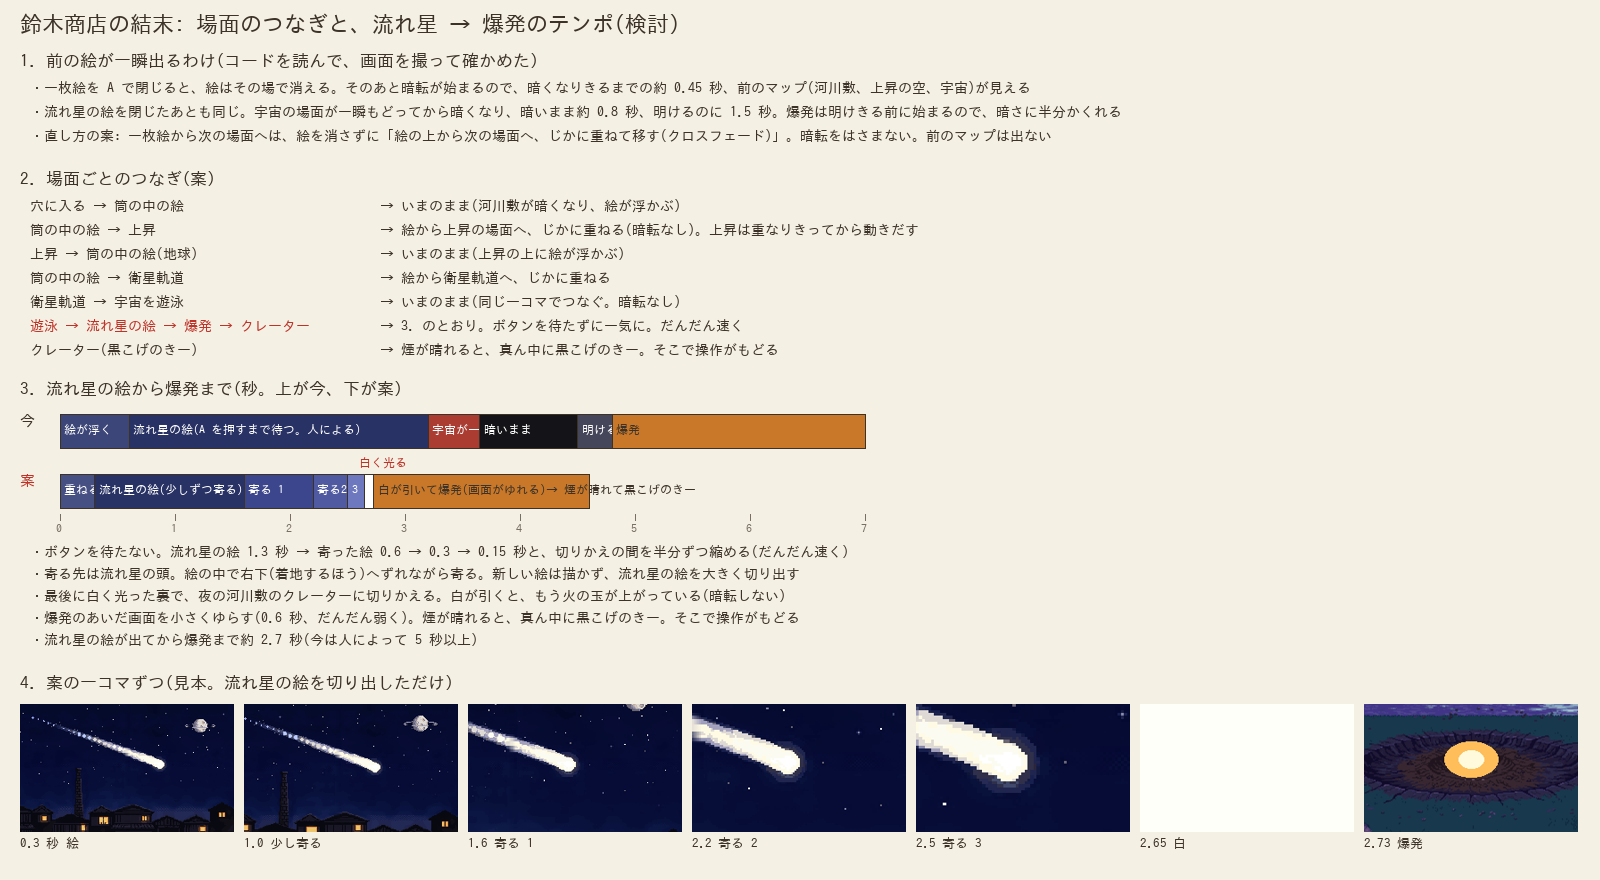

Reproduce this figure in Python.
# 鈴木商店の結末のつなぎとテンポの検討(2026-10-03、メモ 15)。今と案を、時間の帯で並べる
from PIL import Image, ImageDraw, ImageFont
F = '/usr/share/fonts/opentype/ipafont-gothic/ipag.ttf'
f = lambda s: ImageFont.truetype(F, s)
A = '/home/user/project/field/assets/worlds/suzuki/'
W, H = 1600, 880
im = Image.new('RGB', (W, H), (245, 240, 228)); d = ImageDraw.Draw(im)
INK = (60, 50, 40); RED = (190, 50, 40); MUT = (120, 110, 100)
d.text((20, 12), '鈴木商店の結末: 場面のつなぎと、流れ星 → 爆発のテンポ(検討)', fill=INK, font=f(22))
# 1. 前の絵が一瞬出るわけ
d.text((20, 52), '1. 前の絵が一瞬出るわけ(コードを読んで、画面を撮って確かめた)', fill=INK, font=f(17))
for i, s in enumerate(['・一枚絵を A で閉じると、絵はその場で消える。そのあと暗転が始まるので、暗くなりきるまでの約 0.45 秒、前のマップ(河川敷、上昇の空、宇宙)が見える',
                       '・流れ星の絵を閉じたあとも同じ。宇宙の場面が一瞬もどってから暗くなり、暗いまま約 0.8 秒、明けるのに 1.5 秒。爆発は明けきる前に始まるので、暗さに半分かくれる',
                       '・直し方の案: 一枚絵から次の場面へは、絵を消さずに「絵の上から次の場面へ、じかに重ねて移す(クロスフェード)」。暗転をはさまない。前のマップは出ない']):
    d.text((30, 80 + i * 24), s, fill=INK, font=f(14))
# 2. 場面のつなぎ(全体)
Y = 170
d.text((20, Y), '2. 場面ごとのつなぎ(案)', fill=INK, font=f(17))
rows = [('穴に入る → 筒の中の絵', 'いまのまま(河川敷が暗くなり、絵が浮かぶ)'),
        ('筒の中の絵 → 上昇', '絵から上昇の場面へ、じかに重ねる(暗転なし)。上昇は重なりきってから動きだす'),
        ('上昇 → 筒の中の絵(地球)', 'いまのまま(上昇の上に絵が浮かぶ)'),
        ('筒の中の絵 → 衛星軌道', '絵から衛星軌道へ、じかに重ねる'),
        ('衛星軌道 → 宇宙を遊泳', 'いまのまま(同じ一コマでつなぐ。暗転なし)'),
        ('遊泳 → 流れ星の絵 → 爆発 → クレーター', '3. のとおり。ボタンを待たずに一気に。だんだん速く'),
        ('クレーター(黒こげのきー)', '煙が晴れると、真ん中に黒こげのきー。そこで操作がもどる')]
for i, (a, b) in enumerate(rows):
    y = Y + 28 + i * 24
    d.text((30, y), a, fill=RED if i == 5 else INK, font=f(14)); d.text((380, y), '→ ' + b, fill=INK, font=f(14))
# 3. テンポの帯
Y3 = 380
d.text((20, Y3), '3. 流れ星の絵から爆発まで(秒。上が今、下が案)', fill=INK, font=f(17))
X0, PX = 60, 115   # 1 秒 = 115px
def ruler(y, n):
    for s in range(n + 1):
        d.line((X0 + s * PX, y, X0 + s * PX, y + 6), fill=MUT); d.text((X0 + s * PX - 4, y + 8), str(s), fill=MUT, font=f(12))
def bar(y, t0, t1, label, col, tc=(255, 255, 255)):
    d.rectangle((X0 + t0 * PX, y, X0 + t1 * PX, y + 34), fill=col, outline=INK)
    d.text((X0 + t0 * PX + 4, y + 9), label, fill=tc, font=f(12))
yA = Y3 + 34
d.text((20, yA - 2), '今', fill=INK, font=f(15))
bar(yA, 0, 0.6, '絵が浮く', (60, 70, 120))
bar(yA, 0.6, 3.2, '流れ星の絵(A を押すまで待つ。人による)', (40, 50, 100))
bar(yA, 3.2, 3.65, '宇宙が一瞬', (170, 60, 50))
bar(yA, 3.65, 4.5, '暗いまま', (20, 20, 24))
bar(yA, 4.5, 6.0, '明ける(1.5 秒)', (70, 70, 90))
bar(yA, 4.8, 7.0, '爆発', (200, 120, 40), INK)
yB = yA + 60
d.text((20, yB - 2), '案', fill=RED, font=f(15))
segs = [(0, 0.3, '重ねる', (70, 80, 130)), (0.3, 1.6, '流れ星の絵(少しずつ寄る)', (40, 50, 100)), (1.6, 2.2, '寄る 1', (60, 70, 140)),
        (2.2, 2.5, '寄る2', (80, 90, 160)), (2.5, 2.65, '3', (110, 120, 190)), (2.65, 2.73, '', (255, 255, 255)), (2.73, 4.6, '白が引いて爆発(画面がゆれる)→ 煙が晴れて黒こげのきー', (200, 120, 40))]
for t0, t1, lab, col in segs: bar(yB, t0, t1, lab, col, INK if col[0] > 150 else (255, 255, 255))
d.text((X0 + 2.6 * PX, yB - 18), '白く光る', fill=RED, font=f(12))
ruler(yB + 40, 7)
for i, s in enumerate(['・ボタンを待たない。流れ星の絵 1.3 秒 → 寄った絵 0.6 → 0.3 → 0.15 秒と、切りかえの間を半分ずつ縮める(だんだん速く)',
                       '・寄る先は流れ星の頭。絵の中で右下(着地するほう)へずれながら寄る。新しい絵は描かず、流れ星の絵を大きく切り出す',
                       '・最後に白く光った裏で、夜の河川敷のクレーターに切りかえる。白が引くと、もう火の玉が上がっている(暗転しない)',
                       '・爆発のあいだ画面を小さくゆらす(0.6 秒、だんだん弱く)。煙が晴れると、真ん中に黒こげのきー。そこで操作がもどる',
                       '・流れ星の絵が出てから爆発まで約 2.7 秒(今は人によって 5 秒以上)']):
    d.text((30, yB + 70 + i * 22), s, fill=INK, font=f(14))
# 4. 案の一コマずつ(見本)
Y4 = yB + 200
d.text((20, Y4), '4. 案の一コマずつ(見本。流れ星の絵を切り出しただけ)', fill=INK, font=f(17))
vf = Image.open(A + 'v_fall.png').convert('RGB')
hx, hy = 212, 91
frames = []
for z, dx, dy in [(1.0, 0, 0), (1.12, 2, 1), (1.7, 4, 3), (2.8, 4, 3), (4.5, 3, 2)]:
    w, h = 320 / z, 192 / z
    cx = min(max(hx + dx, w / 2), 320 - w / 2); cy = min(max(hy + dy, h / 2), 192 - h / 2)
    frames.append(vf.crop((int(cx - w / 2), int(cy - h / 2), int(cx + w / 2), int(cy + h / 2))).resize((240, 144), Image.NEAREST))
frames.append(Image.new('RGB', (240, 144), (255, 255, 250)))
cr = Image.open(A + 'bg_crater.png').convert('RGB').crop((14 * 32 - 240, int(5.8 * 32) - 150, 14 * 32 + 240, int(5.8 * 32) + 150)).resize((240, 150))
cd = ImageDraw.Draw(cr); cd.ellipse((90, 45, 150, 85), fill=(255, 190, 90)); cd.ellipse((106, 55, 134, 75), fill=(255, 250, 220))
frames.append(cr.crop((0, 3, 240, 147)))
labs = ['0.3 秒 絵', '1.0 少し寄る', '1.6 寄る 1', '2.2 寄る 2', '2.5 寄る 3', '2.65 白', '2.73 爆発']
for i, (fr, lab) in enumerate(zip(frames, labs)):
    x = 20 + i * 224; im.paste(fr.resize((214, 128)), (x, Y4 + 30)); d.text((x, Y4 + 162), lab, fill=INK, font=f(13))
im.save('/home/user/project/docs/assets/suzuki/tempo/tempo.png')
print('ok')
